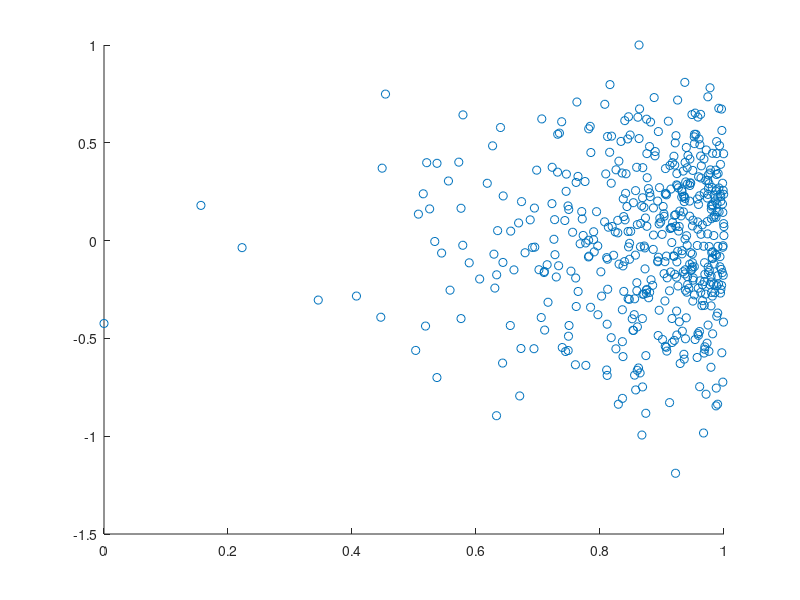

This chart was generated by the following MATLAB code: (Note: this script raises an error after producing the figure.)
X = exprnd(2,[1,500]);
X=1-(X/max(X));
Y = randn(500,1);
Y=Y/max(Y)
figure;
scatter(X,Y,'bo'); hold on; 

M=[X.' Y];

net=som(2,[50,50]);

options = foptions;
options(14) = 1000  %epochs ;
options(18) = 0.9   %initial_learning_rate;  
options(16) = 0.05  %final_learning_rate; 
options(17) = 8;    %Initial neighbourhood size
options(15) = 1;    %Final neighbourhood size

net2=somtrain(net,options,M);
c2 = sompak(net2);
figure;
plot(c2(:, 1), c2(:, 2), 'r*'); hold on;


options(14) = 400;  %epochs
options(18) = 0.01; %initial_learning_rate; 
options(16) = 0.01; %final_learning_rate;
options(17) = 1;    %Initial neighbourhood size
options(15) = 0;    %Final neighbourhood size
net3 = somtrain(net2, options, M);
c3 = sompak(net3);
plot(c3(:, 1), c3(:, 2), 'g^');